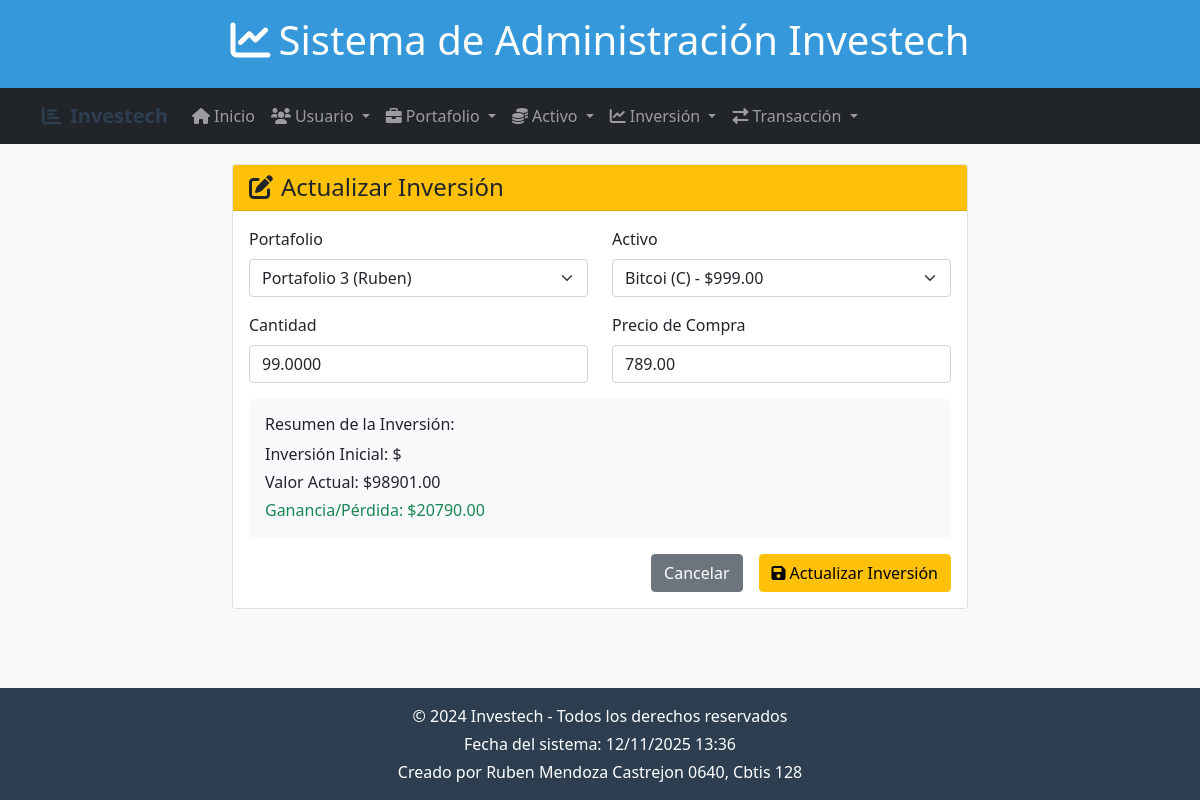
The app's page /inversiones/actualizar/1/ with its own data.
### app_investech/models.py (models this page shows, shortened)
class Inversion(models.Model):
    portafolio = models.ForeignKey('Portafolio', on_delete=models.CASCADE, related_name='inversiones')
    activo = models.ForeignKey('Activo', on_delete=models.CASCADE, related_name='inversiones')
    cantidad = models.DecimalField(max_digits=12, decimal_places=4)
    precio_compra = models.DecimalField(max_digits=12, decimal_places=2)
    fecha = models.DateTimeField(auto_now_add=True)
    def valor_actual(self):
        return self.cantidad * self.activo.precio_actual
    def ganancia_perdida(self):
        return (self.activo.precio_actual - self.precio_compra) * self.cantidad

class Portafolio(models.Model):
    usuario = models.ForeignKey(Usuario, on_delete=models.CASCADE, related_name="portafolios")
    nombre = models.CharField(max_length=100)
    descripcion = models.TextField(blank=True)
    valor_total = models.DecimalField(max_digits=12, decimal_places=2, default=0.00)
    fecha_creacion = models.DateTimeField(auto_now_add=True)
    riesgo = models.CharField(max_length=50, choices=[('bajo', 'Bajo'), ('medio', 'Medio'), ('alto', 'Alto')])
    activos = models.ManyToManyField('Activo', related_name="portafolios")

class Activo(models.Model):
    nombre = models.CharField(max_length=100)
    tipo = models.CharField(max_length=50, choices=[
        ('accion', 'Acción'),
        ('bono', 'Bono'),
        ('cripto', 'Criptomoneda'),
        ('fondo', 'Fondo de inversión'),
        ('otro', 'Otro'),
    ])
    simbolo = models.CharField(max_length=10)
    precio_actual = models.DecimalField(max_digits=10, decimal_places=2)
    fecha_actualizacion = models.DateTimeField(auto_now=True)
    mercado = models.CharField(max_length=100)
    volatilidad = models.DecimalField(max_digits=5, decimal_places=2, help_text="Porcentaje de volatilidad")

### app_investech/views.py (the view)
# urls.py: path('inversiones/actualizar/<int:inversion_id>/', views.actualizar_inversion, name='actualizar_inversion'),
def actualizar_inversion(request, inversion_id):
    inversion = get_object_or_404(Inversion, id=inversion_id)
    portafolios = Portafolio.objects.all()
    activos = Activo.objects.all()
    return render(request, 'inversion/actualizar_inversion.html', {
        'inversion': inversion,
        'portafolios': portafolios,
        'activos': activos
    })

### app_investech/templates/inversion/actualizar_inversion.html (shortened to what this page needs)
{% extends 'base.html' %}
{% block content %}
<div class="row">
    <div class="col-md-8 mx-auto">
        <div class="card">
            <div class="card-header bg-warning text-dark">
                <h4 class="mb-0"><i class="fas fa-edit me-2"></i>Actualizar Inversión</h4>
            </div>
            <div class="card-body">
                <form method="POST" action="{% url 'realizar_actualizacion_inversion' inversion.id %}">
                    <div class="row">
                        <div class="col-md-6 mb-3">
                            <label for="portafolio" class="form-label">Portafolio</label>
                            <select class="form-select" id="portafolio" name="portafolio" required>
                                {% for portafolio in portafolios %}
                                <option value="{{ portafolio.id }}" {% if portafolio.id == inversion.portafolio.id %}selected{% endif %}>
                                    {{ portafolio.nombre }} ({{ portafolio.usuario.nombre }})
                                </option>
                                {% endfor %}
                            </select>
                        </div>
                        <div class="col-md-6 mb-3">
                            <label for="activo" class="form-label">Activo</label>
                            <select class="form-select" id="activo" name="activo" required>
                                {% for activo in activos %}
                                <option value="{{ activo.id }}" {% if activo.id == inversion.activo.id %}selected{% endif %} data-precio="{{ activo.precio_actual }}">
                                    {{ activo.nombre }} ({{ activo.simbolo }}) - ${{ activo.precio_actual }}
                                </option>
                                {% endfor %}
                            </select>
                        </div>
                    </div>
                    <div class="row">
                        <div class="col-md-6 mb-3">
                            <label for="cantidad" class="form-label">Cantidad</label>
                            <input type="number" class="form-control" id="cantidad" name="cantidad" step="0.0001" value="{{ inversion.cantidad }}" required>
                        </div>
                        <div class="col-md-6 mb-3">
                            <label for="precio_compra" class="form-label">Precio de Compra</label>
                            <input type="number" class="form-control" id="precio_compra" name="precio_compra" step="0.01" value="{{ inversion.precio_compra }}" required>
                        </div>
                    </div>
                    <div class="mb-3 p-3 bg-light rounded">
                        <h6 class="mb-2">Resumen de la Inversión:</h6>
                        <p class="mb-1">Inversión Inicial: ${{ inversion.inversion_inicial|floatformat:2 }}</p>
                        <p class="mb-1">Valor Actual: ${{ inversion.valor_actual|floatformat:2 }}</p>
                        <p class="mb-0 {% if inversion.ganancia_perdida >= 0 %}text-success{% else %}text-danger{% endif %}">
                            Ganancia/Pérdida: ${{ inversion.ganancia_perdida|floatformat:2 }}
                        </p>
                    </div>
                    <div class="d-grid gap-2 d-md-flex justify-content-md-end">
                        <a href="{% url 'inicio_inversion' %}" class="btn btn-secondary me-md-2">Cancelar</a>
                        <button type="submit" class="btn btn-warning">
                            <i class="fas fa-save me-1"></i>Actualizar Inversión
                        </button>
                    </div>
                </form>
            </div>
        </div>
    </div>
</div>
{% endblock %}

### app_investech/templates/base.html (style rules this page uses)
body { background-color: #f8f9fa; min-height: 100vh; display: flex; flex-direction: column; }

### records on screen
Inversion: portafolio "Portafolio 3 (Ruben)", activo "Bitcoi (C) - $999.00", cantidad "99.0000", precio_compra "789.00", valor_actual "98901.00", ganancia_perdida "20790.00"
